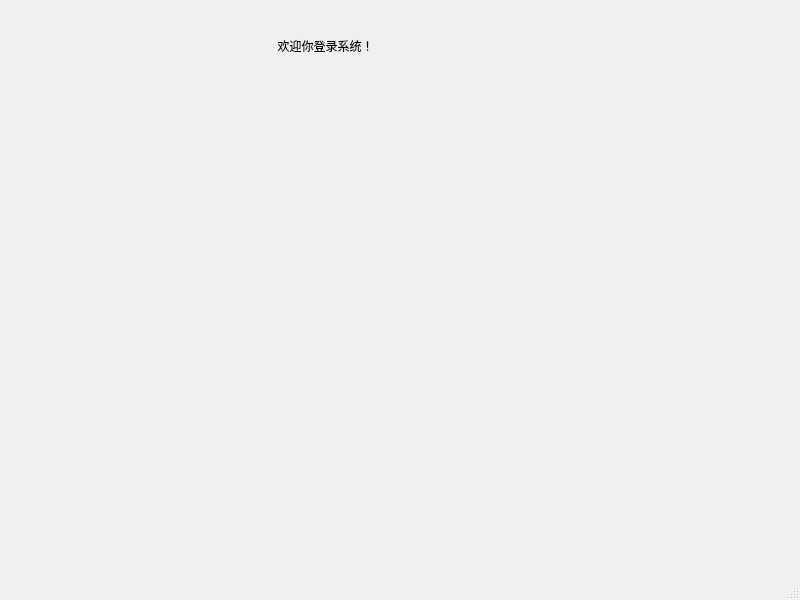
<?xml version="1.0" encoding="UTF-8"?>
<ui version="4.0">
 <class>MainSystem</class>
 <widget class="QMainWindow" name="MainSystem">
  <property name="geometry">
   <rect>
    <x>0</x>
    <y>0</y>
    <width>800</width>
    <height>600</height>
   </rect>
  </property>
  <property name="windowTitle">
   <string>MainWindow</string>
  </property>
  <widget class="QWidget" name="centralwidget">
   <widget class="QLabel" name="label">
    <property name="geometry">
     <rect>
      <x>250</x>
      <y>30</y>
      <width>151</width>
      <height>31</height>
     </rect>
    </property>
    <property name="text">
     <string>欢迎你登录系统！</string>
    </property>
    <property name="alignment">
     <set>Qt::AlignCenter</set>
    </property>
   </widget>
  </widget>
  <widget class="QMenuBar" name="menubar">
   <property name="geometry">
    <rect>
     <x>0</x>
     <y>0</y>
     <width>800</width>
     <height>23</height>
    </rect>
   </property>
  </widget>
  <widget class="QStatusBar" name="statusbar"/>
 </widget>
 <resources/>
 <connections/>
</ui>
